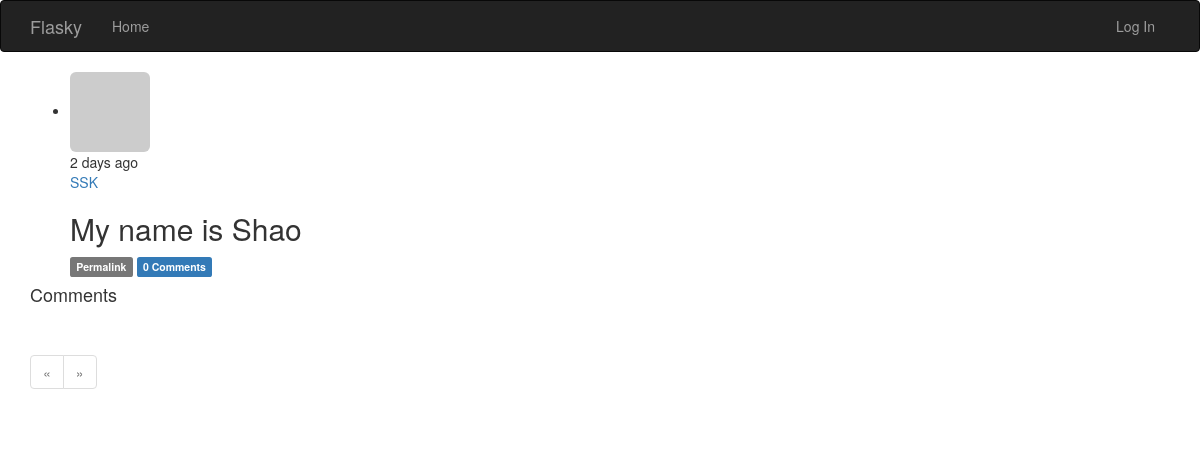
Before: /post/105 with the older database file.
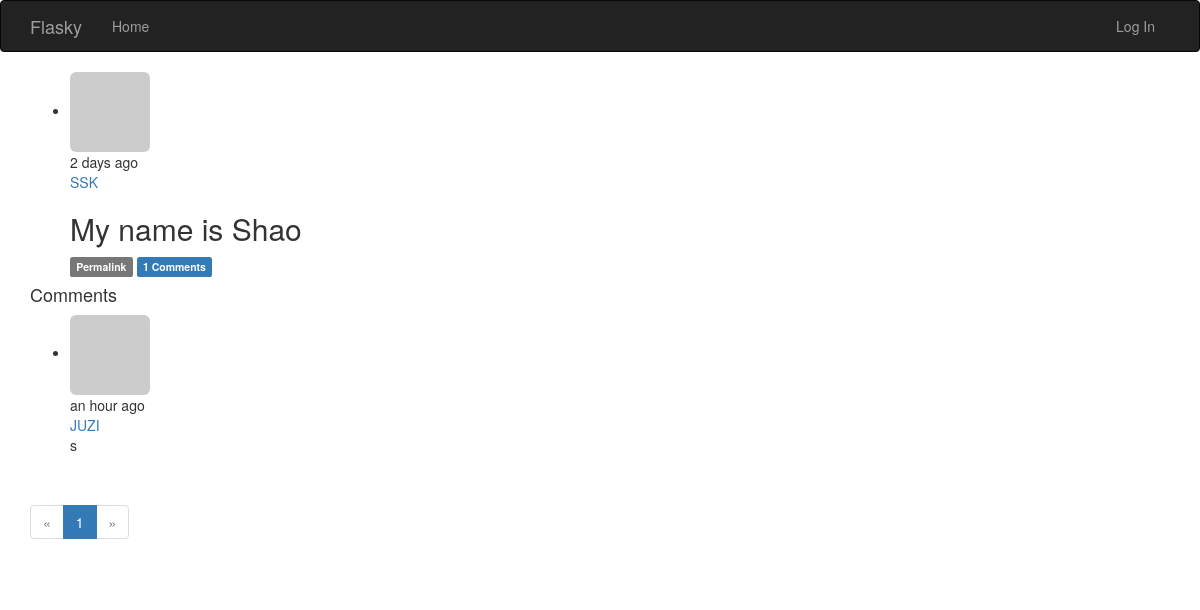
After: the same page with the newer database file.
### app/models.py (models this page shows, shortened)
class Post(db.Model):
    __tablename__='posts'
    id = db.Column(db.Integer,primary_key=True)
    body = db.Column(db.Text)
    timestamp = db.Column(db.DateTime,index=True,default=datetime.utcnow)
    author_id = db.Column(db.Integer,db.ForeignKey('users.id'))
    body_html = db.Column(db.Text)
    comments = db.relationship('Comment',backref='post',lazy='dynamic')

class User(UserMixin,db.Model):
    __tablename__='users'
    id = db.Column(db.Integer,primary_key=True)
    email = db.Column(db.String(64),unique=True,index=True)
    role_id = db.Column(db.Integer,db.ForeignKey('roles.id'))
    username = db.Column(db.String(64), unique=True, index=True)
    password_hash=db.Column(db.String(128))
    confirmed = db.Column(db.Boolean,default=False)
    name = db.Column(db.String(64))
    location = db.Column(db.String(64))
    about_me = db.Column(db.Text())
    member_since = db.Column(db.DateTime(),default=datetime.utcnow)
    last_seen = db.Column(db.DateTime(),default=datetime.utcnow)
    avatar_hash = db.Column(db.String(32))
    posts = db.relationship('Post',backref='author',lazy='dynamic')
    followed = db.relationship('Follow',
                               foreign_keys=[Follow.follower_id],
                               backref=db.backref('follower', lazy='joined'),
                               lazy='dynamic',
                               cascade='all, delete-orphan')
    followers = db.relationship('Follow',
                                foreign_keys=[Follow.followed_id],
                                backref=db.backref('followed', lazy='joined'),
                                lazy='dynamic',
                                cascade='all, delete-orphan')
    comments = db.relationship('Comment',backref='author',lazy='dynamic')
    def gravatar_hash(self):
        return hashlib.md5(self.email.lower().encode('utf-8')).hexdigest()
    def gravatar(self,size=100,default='identicon',ratting='g'):
        if request.is_secure:
            url = 'https://secure.gravatar.com/avatar'
        else:
            url = 'http://www.gravatar.com/avatar'
        hash = self.gravatar_hash() or self.avatar_hash
        return '{url}/{hash}?s={size}&d={default}&r={ratting}'.format(url=url,hash=hash,size=size,default=default,ratting=ratting)
    @property
    def password(self):
        raise AttributeError('password is not a readable attribute')

class Comment(db.Model):
    __tablename__='comment'
    id = db.Column(db.Integer,primary_key=True)
    body = db.Column(db.Text)
    body_html = db.Column(db.Text)
    timestamp = db.Column(db.DateTime,index=True,default=datetime.utcnow)
    disabled = db.Column(db.Boolean)
    author_id = db.Column(db.Integer,db.ForeignKey('users.id'))
    post_id = db.Column(db.Integer,db.ForeignKey('posts.id'))

### app/main/views.py (the view)
@main.route('/post/<int:id>',methods=['GET','POST'])
def post(id):
    post = Post.query.get_or_404(id)
    form = CommentForm()
    if form.validate_on_submit():
        comment = Comment(body=form.body.data,post=post,author=current_user._get_current_object())
        db.session.add(comment)
        db.session.commit()
        flash('Your comment has been published!')
        return redirect(url_for('.post',id=post.id,page=-1))
    page = request.args.get('page',1,type=int)
    if page == -1:
        page = (post.comments.count()-1)//current_app.config['FLASKY_COMMENTS_PER_PAGE']+1
    pagination = post.comments.order_by(Comment.timestamp.asc()).paginate(
        page,per_page=current_app.config['FLASKY_COMMENTS_PER_PAGE'],error_out=False
    )
    comments = pagination.items
    return render_template('post.html',posts=[post],form=form,comments=comments,pagination=pagination)

### app/auth/views.py (called while the page is built)
@auth.before_app_request
def before_request():
    if current_user.is_authenticated:
        current_user.ping()
        if not current_user.confirmed \
                and request.blueprint != 'auth' \
                and request.endpoint != 'static':
            return redirect(url_for('auth.unconfirmed'))

### app/main/__init__.py (called while the page is built)
@main.app_context_processor
def inject_permissions():
    return dict(Permission=Permission)

### app/models.py (called while the page is built)
    def can(self,permissions):
        return False

    def is_administrator(self):
        return False

### app/templates/post.html (shortened to what this page needs)
{% extends "base.html" %}
{% import "bootstrap/wtf.html" as wtf %}
{% import "_macros.html" as macros %}
{% block page_content %}
{% include '_posts.html' %}
<h4 id="comments">Comments</h4>
{% include "_comments.html" %}
{% if pagination %}
<div class="pagination">
    {{ macros.pagination_widget(pagination,'.post',fragment='#comment',id=posts[0].id) }}
</div>
{% endif %}
{% endblock %}

### app/templates/_posts.html (shortened to what this page needs)
<ul class="posts">
    {% for post in posts %}
    <li class="post">
        <div class="profile-thumbnail">
            <a href="{{ url_for('.user',username=post.author.username) }}">
                <img class="img-rounded profile-thumbnail" src="{{ post.author.gravatar(size=40) }}">
            </a>
        </div>
        <div class="post-content">
            <div class="post-date">{{ moment(post.timestamp).fromNow() }}</div>
            <div class="post-author">
                <a href="{{ url_for('.user',username=post.author.username) }}">
                    {{ post.author.username }}
                </a>
            </div>
            <div class="post-body">
                {% if post.body_html %}
                    {{ post.body_html|safe }}
                {% else %}
                    {{ post.body }}
                {% endif %}
            </div>
            <div class="post-footer">
                <a href="{{ url_for('.post', id=post.id) }}">
                    <span class="label label-default">Permalink</span>
                </a>
                <a href="{{ url_for('.post', id=post.id) }}#comments">
                    <span class="label label-primary">{{ post.comments.count() }} Comments</span>
                </a>
            </div>
        </div>
    </li>
    {% endfor %}
</ul>

### app/templates/_comments.html (shortened to what this page needs)
<ul class="comments">
    {% for comment in comments %}
    <li class="comment">
        <div class="comment-thumbnail">
            <a href="{{ url_for('.user', username=comment.author.username) }}">
                <img class="img-rounded profile-thumbnail" src="{{ comment.author.gravatar(size=40) }}">
            </a>
        </div>
        <div class="comment-content">
            <div class="comment-date">{{ moment(comment.timestamp).fromNow() }}</div>
            <div class="comment-author"><a href="{{ url_for('.user', username=comment.author.username) }}">{{ comment.author.username }}</a></div>
            <div class="comment-body">
                {% if moderate or not comment.disabled %}
                    {% if comment.body_html %}
                        {{ comment.body_html | safe }}
                    {% else %}
                        {{ comment.body }}
                    {% endif %}
                {% endif %}
            </div>
        </div>
    </li>
    {% endfor %}
</ul>

Changed rows visible on the page:
computed for Post "My name is Shao": comments.count "0" → "1"
added Comment: timestamp "an hour ago", author.username "JUZI", body_html "s"
Other visible differences:
new list line: "1"
